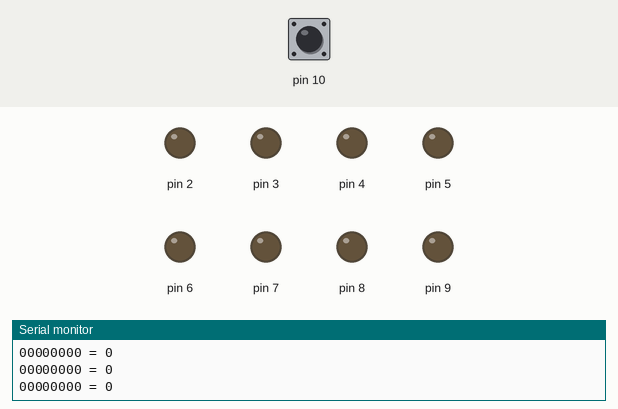
This sketch was run on a simulated Arduino Uno, built with avr-gcc and run on an emulated ATmega328P. On the bench: output pins drawn as LEDs (lit = HIGH), the last lines printed to the serial monitor. The test bench sets the inputs (shaded band); at power-on: pin 10 HIGH.

Above: at 1.2 s.
1.3 s: pin 10 pulled LOW for 0.15 s
At 1.8 s:
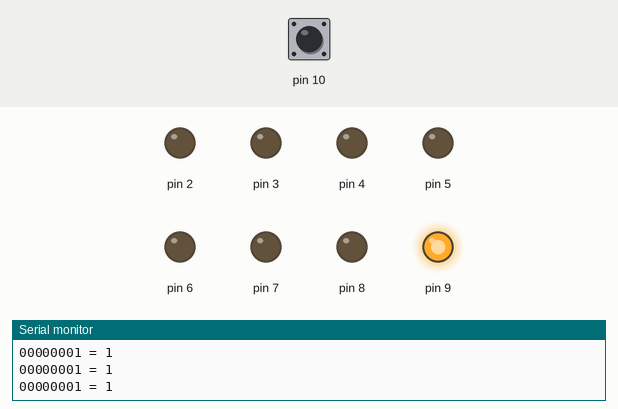
2.9 s: pin 10 pulled LOW for 1 s
At 4.3 s:
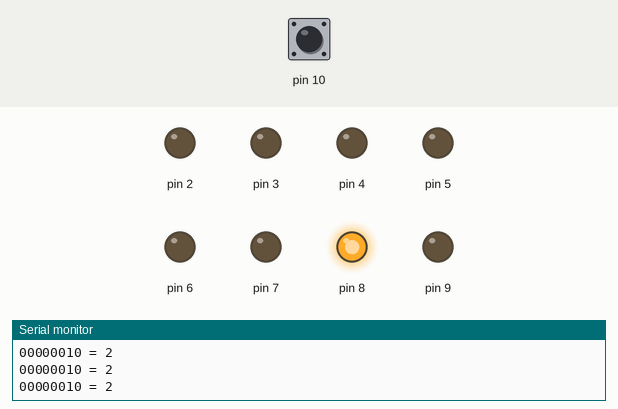
5.4 s: pin 10 pulled LOW for 0.15 s
At 6.4 s:
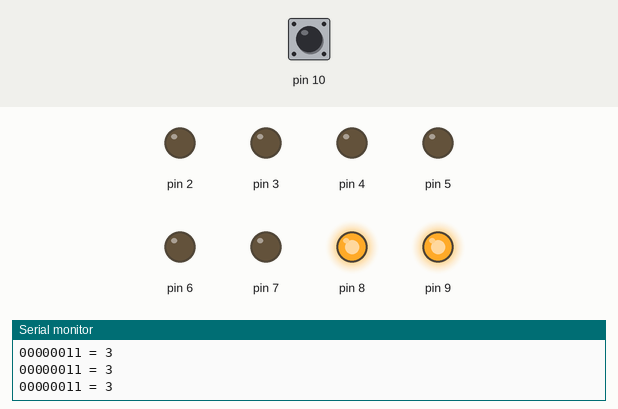
7.0 s: pin 10 pulled LOW for 3.2 s
At 7.7 s:
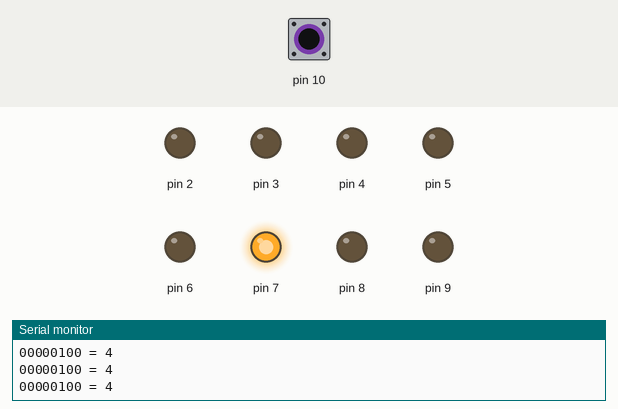
11.7 s: pin 10 pulled LOW for 0.15 s
At 12.6 s:
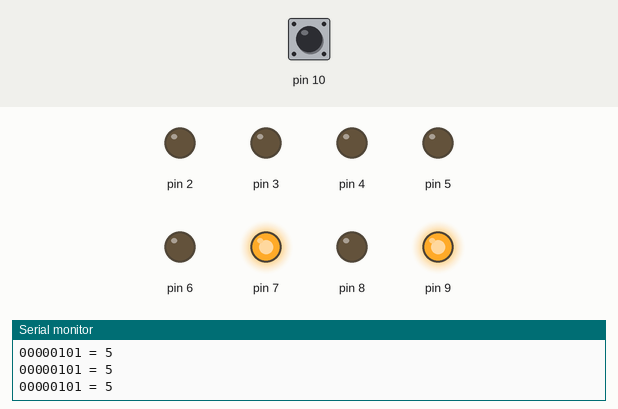
13.3 s: pin 10 pulled LOW for 1 s
At 13.8 s:
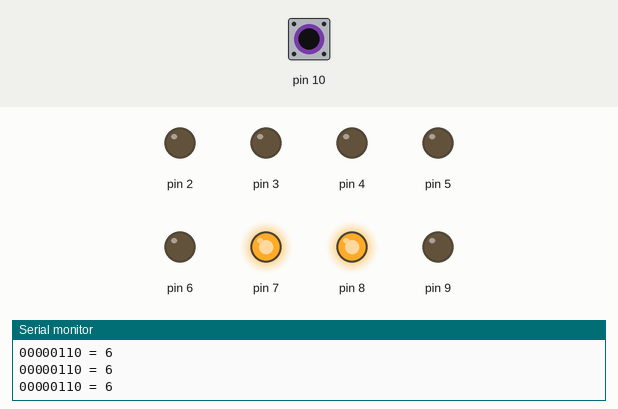
Timing chart, 0 to 16.3 s (numbered marks = the images above; inputs shaded):
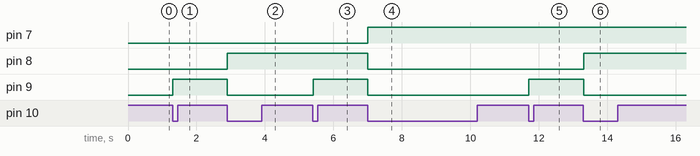

Measured:
- after the input at 1.3 s, pin 9: LOW → HIGH at once
- after the input at 2.9 s, pin 8: LOW → HIGH at once; pin 9: HIGH → LOW at once
- after the input at 5.4 s, pin 9: LOW → HIGH at once
- after the input at 7.0 s, pin 7: LOW → HIGH at once; pin 8, pin 9: HIGH → LOW at once
- after the input at 11.7 s, pin 9: LOW → HIGH at once
- after the input at 13.3 s, pin 8: LOW → HIGH at once; pin 9: HIGH → LOW at once

The sketch:

binary-led.ino
```cpp
unsigned int val = 0;

bool buttonLastState = LOW;

void setup()
{
    for (int i = 2; i <= 9; i++)
    {
        pinMode(i, OUTPUT);
    }

    pinMode(10, INPUT_PULLUP);

    Serial.begin(9600);
}

void loop()
{
    int buttonState = digitalRead(10);
    if (buttonState == LOW && buttonLastState == HIGH)
    {
        val++;
    }

    buttonLastState = buttonState;

    digitalWrite(9, (val & 1));
    digitalWrite(8, (val & 2));
    digitalWrite(7, (val & 4));
    digitalWrite(6, (val & 8));
    digitalWrite(5, (val & 16));
    digitalWrite(4, (val & 32));
    digitalWrite(3, (val & 64));
    digitalWrite(2, (val & 128));

    String msg = "{0}{1}{2}{3}{4}{5}{6}{7} = {8}";
    msg.replace("{0}", String(bool(val & 128)));
    msg.replace("{1}", String(bool(val & 64)));
    msg.replace("{2}", String(bool(val & 32)));
    msg.replace("{3}", String(bool(val & 16)));
    msg.replace("{4}", String(bool(val & 8)));
    msg.replace("{5}", String(bool(val & 4)));
    msg.replace("{6}", String(bool(val & 2)));
    msg.replace("{7}", String(bool(val & 1)));
    msg.replace("{8}", String(val));

    Serial.println(msg.c_str());
}
```
